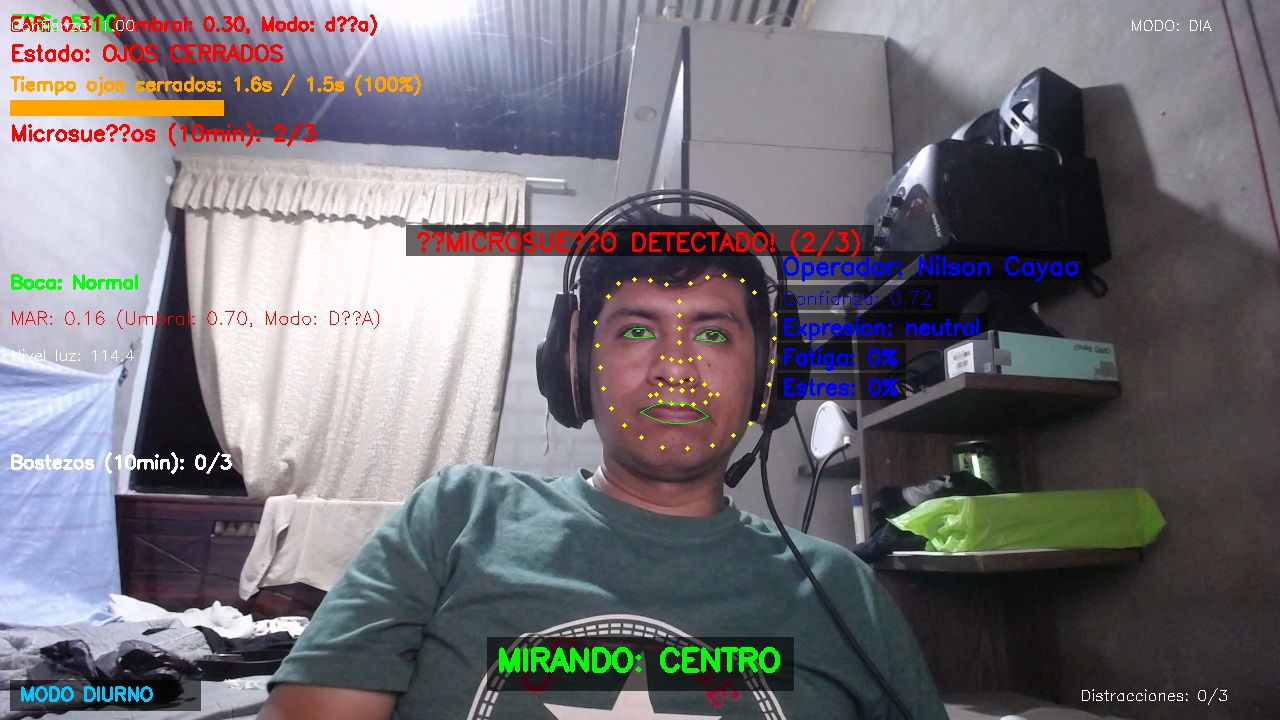
#> input picture reports/47469940_fatigue_20250604_002001.jpg, 1280 x 720 px
$ python -i ir_processor.py   (imports and definitions only)
#> lines starting #> are read from the running program, lines starting #| are printed output that depends on the picture
#> further down, picture is the input picture: shape (720, 1280, 3); mean B, G, R 118.2, 112.6, 115.6
# expresiones_faciales/ir_processor.py
import cv2
import numpy as np

class IRProcessor:
    """Procesador de imágenes para cámara infrarroja"""

    def __init__(self, config=None):
        # Valores por defecto si no se proporciona configuración
        self.enabled = True
        self.ir_brightness_threshold = 40
        self.ir_contrast_boost = 1.5
        self.auto_switch_mode = True
        self.noise_reduction = 2

        # Actualizar con configuración si se proporciona
        if config:
            if 'enabled' in config:
                self.enabled = config['enabled']
            if 'ir_brightness_threshold' in config:
                self.ir_brightness_threshold = config['ir_brightness_threshold']
            if 'ir_contrast_boost' in config:
                self.ir_contrast_boost = config['ir_contrast_boost']
            if 'auto_switch_mode' in config:
                self.auto_switch_mode = config['auto_switch_mode']
            if 'noise_reduction' in config:
                self.noise_reduction = config['noise_reduction']

        # Estado interno
        self.is_ir_mode = False
        self.light_level = 0

    def process(self, frame):
        """Procesa un frame para optimizarlo según condiciones de luz"""
        if not self.enabled:
            return frame

        # Detectar nivel de luz
        if len(frame.shape) == 3:
            gray = cv2.cvtColor(frame, cv2.COLOR_BGR2GRAY)
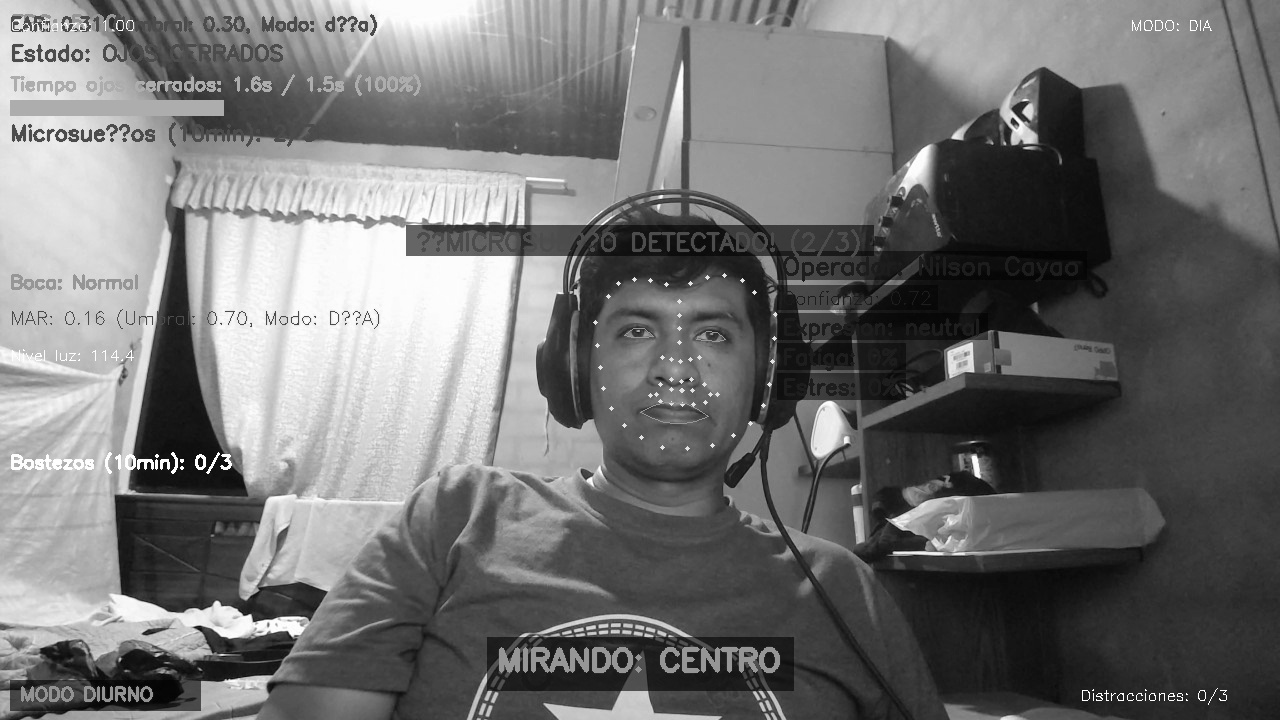
#> gray: shape (720, 1280); min 1, max 255, mean 114.1
        else:
            gray = frame

        self.light_level = np.mean(gray)
#> self.light_level = 114.1

        # Determinar si estamos en modo IR
        previous_mode = self.is_ir_mode
        if self.auto_switch_mode:
            self.is_ir_mode = self.light_level < self.ir_brightness_threshold
#> self.is_ir_mode = False

        # Procesamiento según modo
        if self.is_ir_mode:
            return self._process_ir_mode(frame)
        else:
            return frame  # No se procesa en modo normal

    def _process_ir_mode(self, frame):
        """Procesa frame en modo infrarrojo"""
        # Convertir a escala de grises si no lo está
        if len(frame.shape) == 3:
            processed = cv2.cvtColor(frame, cv2.COLOR_BGR2GRAY)
            processed = cv2.cvtColor(processed, cv2.COLOR_GRAY2BGR)
        else:
            processed = frame.copy()

        # Mejorar contraste
        if self.ir_contrast_boost > 1.0:
            processed = self._enhance_contrast(processed)

        # Reducir ruido
        if self.noise_reduction > 0:
            processed = self._reduce_noise(processed)

        return processed

    def _enhance_contrast(self, image):
        """Mejora el contraste de la imagen"""
        if len(image.shape) == 3:
            lab = cv2.cvtColor(image, cv2.COLOR_BGR2LAB)
            l, a, b = cv2.split(lab)
            clahe = cv2.createCLAHE(clipLimit=2.0, tileGridSize=(8, 8))
            cl = clahe.apply(l)
            enhanced = cv2.merge((cl, a, b))
            return cv2.cvtColor(enhanced, cv2.COLOR_LAB2BGR)
        else:
            clahe = cv2.createCLAHE(clipLimit=2.0, tileGridSize=(8, 8))
            return clahe.apply(image)

    def _reduce_noise(self, image):
        """Reduce ruido en la imagen"""
        return cv2.GaussianBlur(image, (5, 5), self.noise_reduction)

>>> import cv2
>>> picture = cv2.imread('../reports/47469940_fatigue_20250604_002001.jpg')
>>> result = IRProcessor().process(picture)
